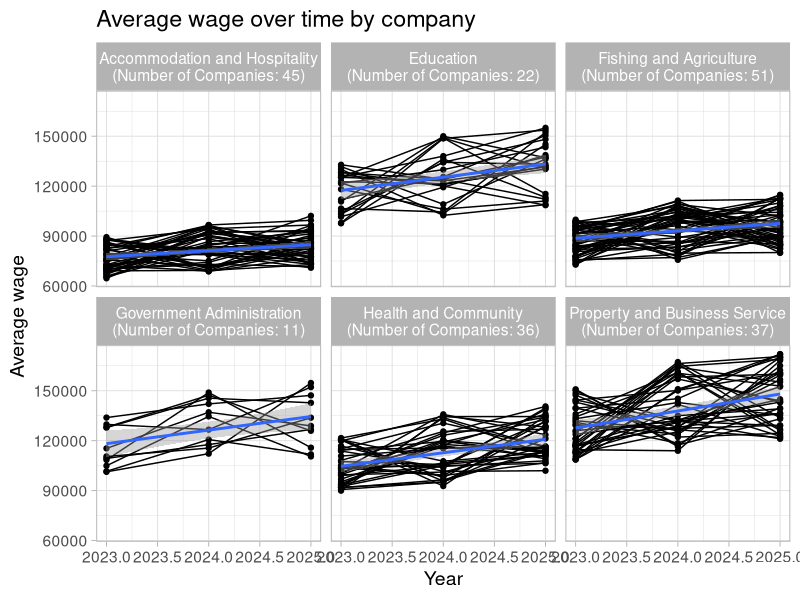
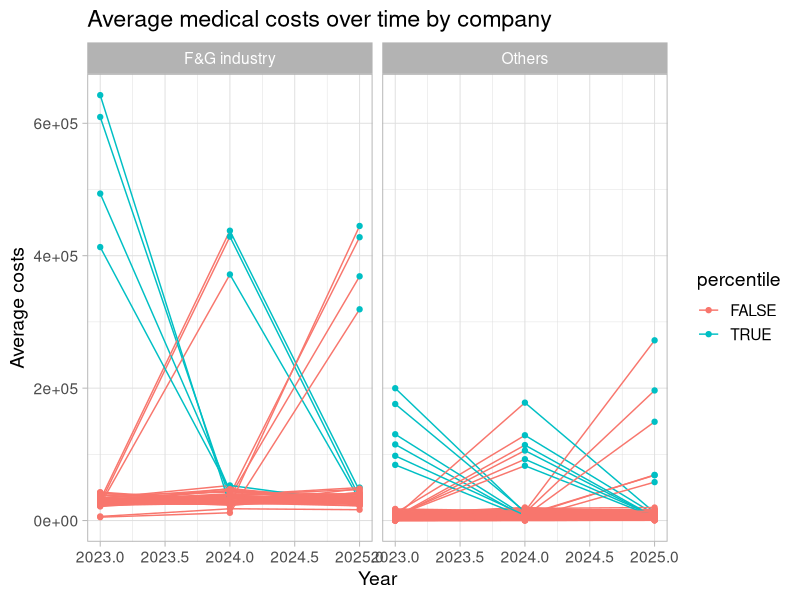
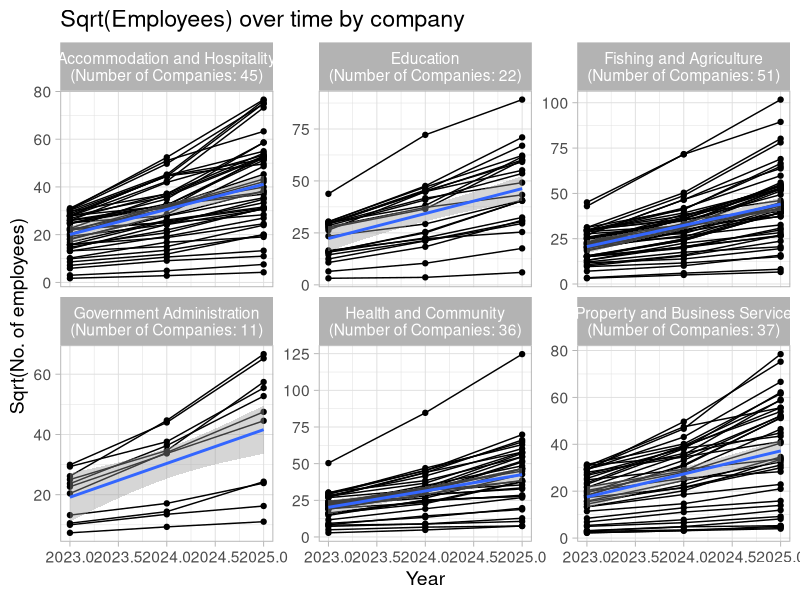
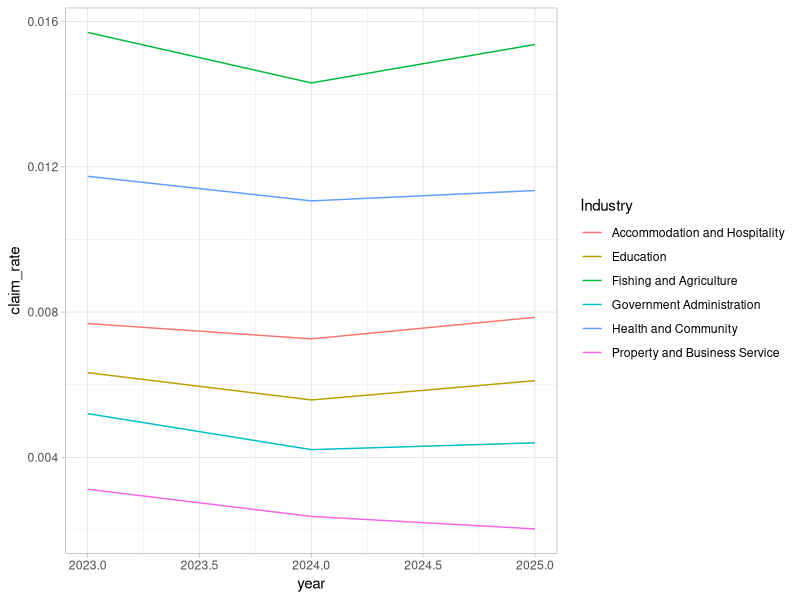
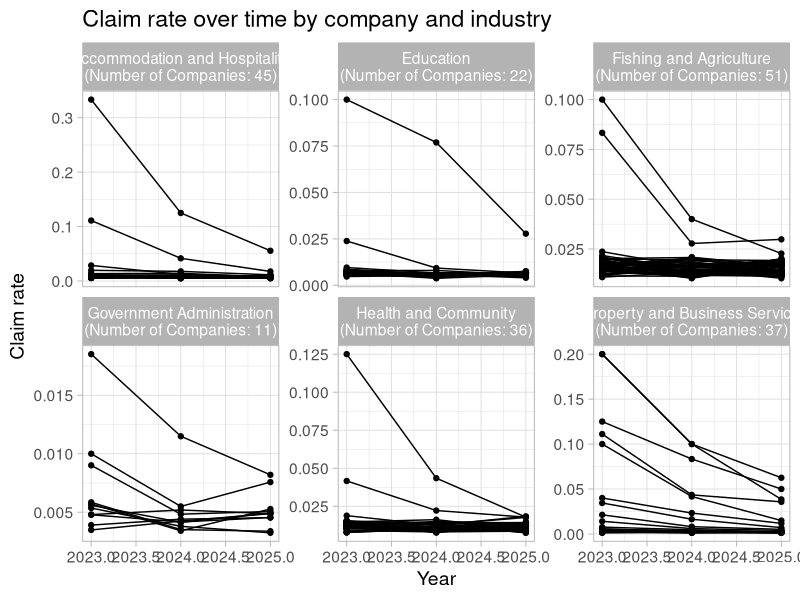
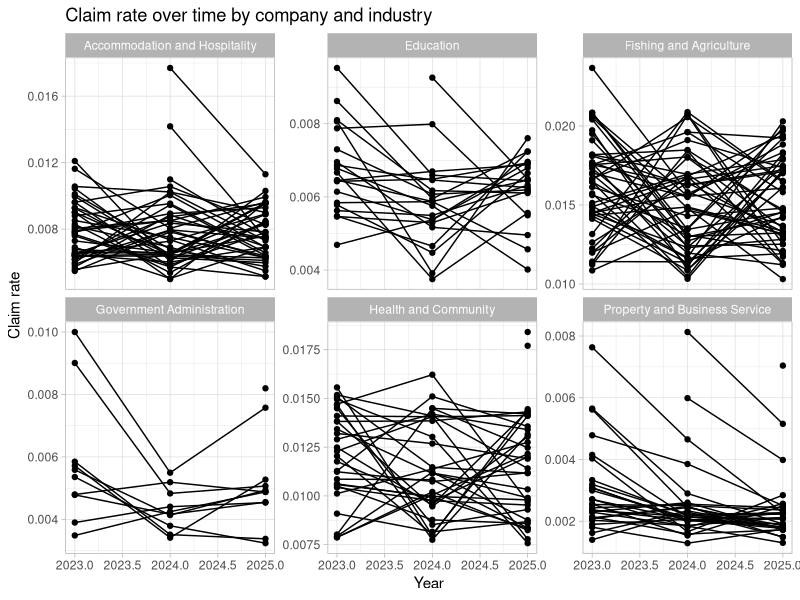
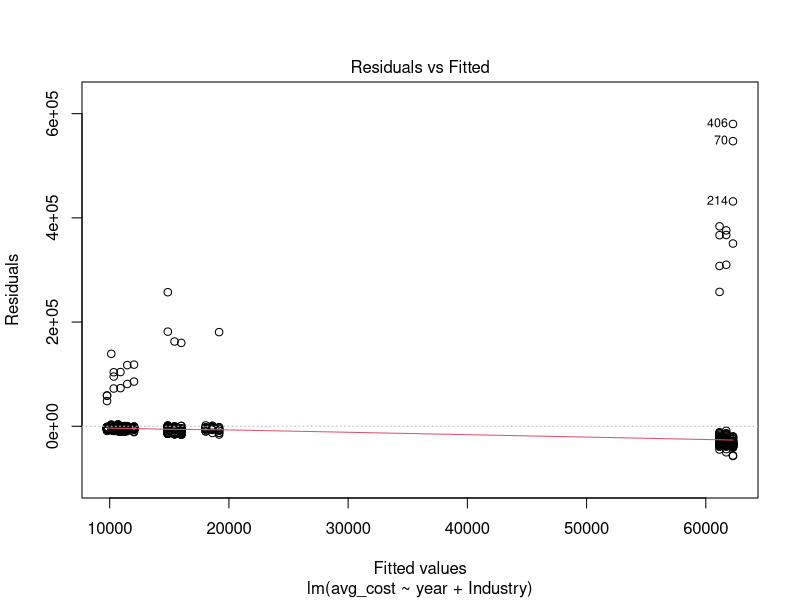
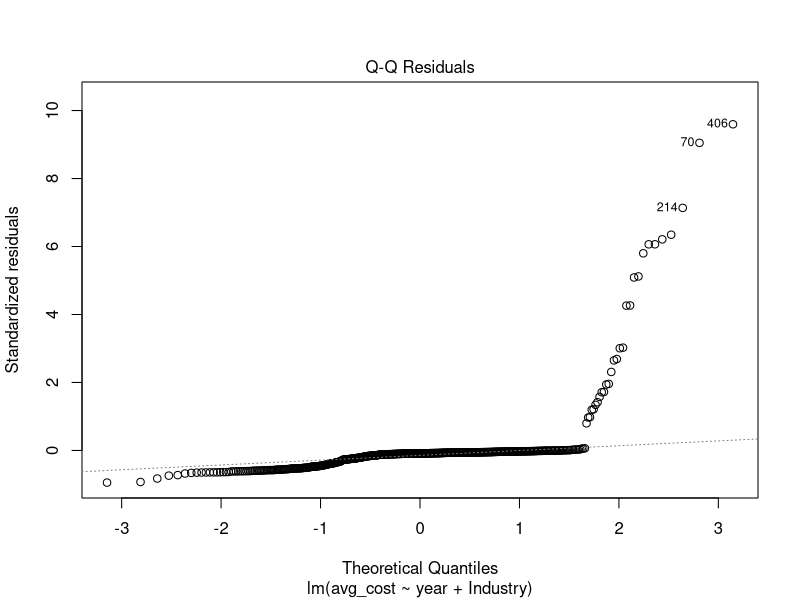

Reproduce these figures in R, in order.
library(tidyverse)
library(readxl)
data <- read_excel("2025 Case Comp Data CLEAN.xlsx")
view(data)
wage_table <- data %>% 
  mutate(
   avg_wage_2023 = `2023 wages` / `Number of employees 2023`,
   avg_wage_2024 = `2024 wages` / `Number of employees 2024`,
   avg_wage_2025 = `2025 wages` / `Number of employees 2025`
  ) %>% 
  select(`Company ID`, Industry, `2023` = avg_wage_2023, `2024` = avg_wage_2024, `2025` = avg_wage_2025) %>% 
  pivot_longer(cols = 3:5, names_to = "year", values_to = "avg_wage") %>%
  mutate(year = as.numeric(year))

cost_table <- data %>% 
  mutate(
    avg_costs_2023 = `2023 medical costs` / `2023 number of claims`,
    avg_costs_2024 = `2024 medical costs` / `2024 number of claims`,
    avg_costs_2025 = `2025 medical costs` / `2025 number of claims`
  ) %>% 
  select(`Company ID`, Industry, `2023` = avg_costs_2023, `2024` = avg_costs_2024, `2025` = avg_costs_2025) %>% 
  pivot_longer(cols = 3:5, names_to = "year", values_to = "avg_cost") %>%
  mutate(year = as.numeric(year))

employees_table <- data %>% 
  select(`Company ID`, Industry, `2023` = `Number of employees 2023`, `2024` = `Number of employees 2024`, `2025` = `Number of employees 2025`) %>% 
  pivot_longer(cols = 3:5, names_to = "year", values_to = "employees") %>%
  mutate(year = as.numeric(year))

prepped_data <- full_join(wage_table, cost_table) %>%
  full_join(employees_table) %>% 
  mutate(percentile = if_else(avg_cost > quantile(avg_cost, 0.95), TRUE, FALSE),
         fish = if_else(Industry == "Fishing and Agriculture", "F&G industry", "Others"))

# make a quick visualisation
company_counts <- prepped_data %>%
  group_by(Industry) %>%
  summarise(n_companies = n_distinct(`Company ID`))

avg_wage_plot <- ggplot(prepped_data, aes(x = year, y = avg_wage)) +
  geom_line(aes(group = `Company ID`)) +
  geom_point(aes(group = `Company ID`)) +
  labs(
    title = "Average wage over time by company",
    x = "Year",
    y = "Average wage"
  ) +
  geom_smooth(method = "lm") +
  facet_wrap(~Industry, labeller = labeller(Industry = function(x) {
    paste0(x, "\n(Number of Companies: ", company_counts$n_companies[match(x, company_counts$Industry)], ")")
  })) +
  theme_light(base_size=14)
avg_wage_plot
# looks like regression split by industry will be appropriate. fairly linear trends and in relatively close bands amongst each industry. No huge outliers anywhere

avg_cost_plot <- ggplot(prepped_data, aes(x = year, y = avg_cost, colour = percentile)) +
  geom_line(aes(group = `Company ID`)) +
  geom_point(aes(group = `Company ID`)) +
  labs(
    title = "Average medical costs over time by company",
    x = "Year",
    y = "Average costs"
  ) +
  facet_wrap(~fish) +
  theme_light(base_size=14)
avg_cost_plot
# possibly don't want to split these by industry, they seem similar cost no matter the industry. occasional large outliers indicating regression may be a poor choice. possibly just use a flat line model and then incorporate occasional outliers at a much higher cost (also fishing and agriculture has lots of incidents it seems)

employees_plot <- prepped_data %>% 
  ggplot(aes(x = year, y = sqrt(employees))) +
  geom_line(aes(group = `Company ID`)) +
  geom_point(aes(group = `Company ID`)) +
  labs(
    title = "Sqrt(Employees) over time by company",
    x = "Year",
    y = "Sqrt(No. of employees)"
  ) +
  stat_smooth(method = "lm", formula = y ~ x ) +
  facet_wrap(~Industry, scales = "free_y", labeller = labeller(Industry = function(x) {
    paste0(x, "\n(Number of Companies: ", company_counts$n_companies[match(x, company_counts$Industry)], ")")
  })) +
  theme_light(base_size = 14)
employees_plot  



claims_table <- data %>% 
  select(`Company ID`, Industry, `2023` = `2023 number of claims`, `2024` = `2024 number of claims`, `2025` = `2025 number of claims`) %>% 
  pivot_longer(cols = 3:5, names_to = "year", values_to = "claims") %>% 
  mutate(year = as.numeric(year))
claim_data <- full_join(claims_table, employees_table) %>% 
  group_by(Industry, year) %>% 
  summarise(claim_rate = sum(claims)/sum(employees))
claim_data %>% 
  ggplot(aes(x=year, y=claim_rate, colour = Industry)) +
  geom_line() +
  theme_light()
# using a flatline (average of past 3 years) to predict the claims rate
# the graph seems to suggest that Property and Business Service is decreasing but unsure if this will continue in the future. using the flatline might be overestimating.

claim_rate_plot <- full_join(claims_table, employees_table) %>% # a plot by individual companies to show there are minimal outliers - and the ones that are outliers have like 3 employees and had 1 claim. this is why claims were instead looked at on an industry level.
  ggplot(aes(x=year, y=claims/employees)) +
  geom_line(aes(group = `Company ID`)) +
  geom_point(aes(group = `Company ID`)) +
  labs(
    title = "Claim rate over time by company and industry",
    x = "Year",
    y = "Claim rate"
  ) +
  facet_wrap(~Industry, scales = "free_y", labeller = labeller(Industry = function(x) {
    paste0(x, "\n(Number of Companies: ", company_counts$n_companies[match(x, company_counts$Industry)], ")")
  })) +
  theme_light(base_size=14)
claim_rate_plot
# to illustrate that it is basically all small companies, lets remove all companies with less than 100 employees (the 1st decile is 101 employees)
claim_rate_plot_no_small_businesses <- filter(full_join(claims_table, employees_table), employees >= 100) %>% 
  ggplot(aes(x=year, y=claims/employees)) +
  geom_line(aes(group = `Company ID`)) +
  geom_point(aes(group = `Company ID`)) +
  labs(
    title = "Claim rate over time by company and industry",
    x = "Year",
    y = "Claim rate"
  ) +
  facet_wrap(~Industry, scales = "free_y") +
  theme_light()
claim_rate_plot_no_small_businesses

predict_claim_rate <- function(industry) {
  # input an industry and then output an average claim_rate in 2026
  # regression doesn't seem suitable but an average of the 3 years seems appropiate
  claim_data %>% 
    filter(Industry == industry) %>% 
    pull(claim_rate) %>% 
    mean() %>% 
    return()
}
predict_claim_rate("Education")
predict_claim_rate("Accommodation and Hospitality")
predict_claim_rate("Fishing and Agriculture")
predict_claim_rate("Government Administration")
predict_claim_rate("Health and Community")
predict_claim_rate("Property and Business Service")

# what I'm aiming to be able to do
predict_wage <- function(industry, summary = FALSE, assumptions = FALSE) {
  # input an industry and then output an average wage in 2026
  model <- lm(avg_wage ~ year + Industry, data = prepped_data)
  if(summary) {print(summary(model))}
  if(assumptions) {print(plot(model))}
  predict(model, newdata = data.frame(year = 2026, Industry = industry)) %>% 
    return()
}
predict_wage("Education")
predict_wage("Accommodation and Hospitality")
predict_wage("Fishing and Agriculture")
predict_wage("Government Administration")
predict_wage("Health and Community")
predict_wage("Property and Business Service")
# significant model with R^2 of 76% - so pretty good
# the curves in the plot look like they fit well

# --------------------------------------------------------------
predict_cost <- function(industry, summary = TRUE, assumptions = TRUE) {
  # input an industry and then output an average wage in 2026
  model <- lm(avg_cost ~ year + Industry, data = prepped_data)
  if(summary) {print(summary(model))}
  if(assumptions) {print(plot(model))}
  predict(model, newdata = data.frame(year = 2026, Industry = industry)) %>% 
    return()
}
predict_cost("Education") # NOT SIGNIFICANT
predict_cost("Accommodation and Hospitality") # NOT SIGNIFICANT
predict_cost("Fishing and Agriculture") # NOT SIGNIFICANT
predict_cost("Government Administration") # NOT SIGNIFICANT
predict_cost("Health and Community") # NOT SIGNIFICANT
predict_cost("Property and Business Service") # NOT SIGNIFICANT
predict_cost(unique(data$Industry)) # SIGNIFICANT but bad R^2
# --------------------------------------------------------------

employees_by_industry <- prepped_data %>%
  group_by(Industry, year) %>%
  summarise(employees = sum(employees))
employees_by_industry %>%
  ggplot(aes(x=year, y=(employees)^0.5, colour = Industry)) +
  geom_line() +
  theme_light()
predict_employees <- function(industry, summary = TRUE, assumption = TRUE) {
  model <- lm(sqrt(employees) ~ year + Industry, data = employees_by_industry)
  if(summary) {print(summary(model))}
  if(assumption) {print(plot(model))}
  predicted_value <- predict(model, newdata = data.frame(year = 2026, Industry = industry))
  result <- list(model = model, prediction = predicted_value)
  return(result)
}
predict_employees("Education") # 3401.457
predict_employees("Accommodation and Hospitality") # 2667.659
predict_employees("Fishing and Agriculture") # 3108.48
predict_employees("Government Administration") # 2788.309
predict_employees("Health and Community")
predict_employees("Property and Business Service")
# the square root transformation works well. make sure to square the predicted value from the regression to get the actual no. of employees.

# ----
# TODO
# check what happens if i remove the health and community outlier (does it substantially change results?)
# work out what to do with medical costs / no. of claims
  # thinking keep as constant baseline with a certain chance of the larger outliers.